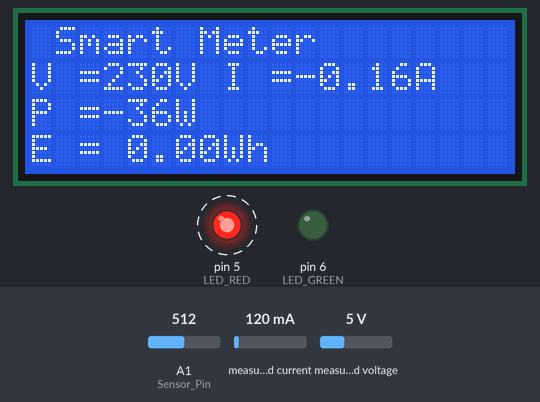
A sketch run on a simulated Arduino Uno, built with avr-gcc and run on an emulated ATmega328P. Shown: 20×4 character LCD, output pins drawn as LEDs (lit = HIGH). Dashed ring = blinking. The inputs (shaded band) are chosen by the test bench; at power-on: measured voltage 5 V, A1 (Sensor_Pin) = 512, measured current 120 mA. No radio packets arrive unless stated; what the sketch prints to the serial monitor is not drawn.

Above: at 1.2 s.
1.3 s: measured voltage set to 0.3 V
At 3.3 s:
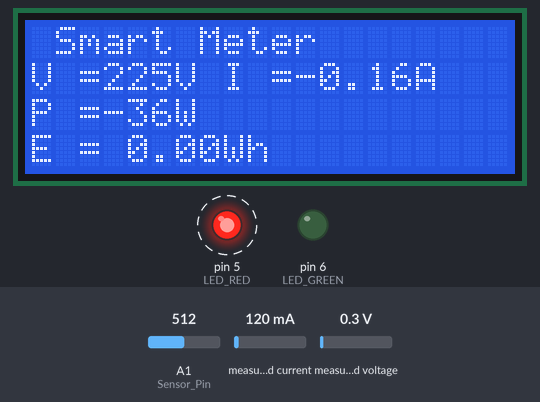
8.0 s: A1 (Sensor_Pin) set to 490
At 10.2 s:
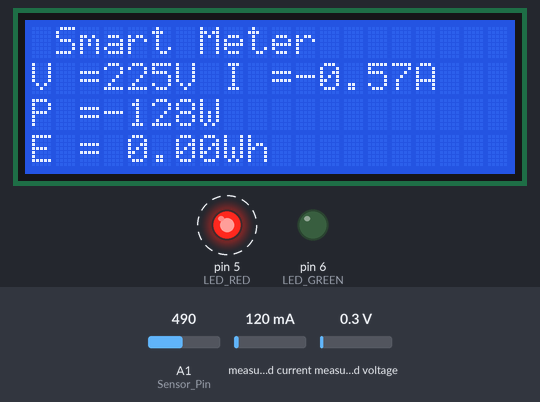
11.3 s: measured voltage set to 3.8 V
At 12.9 s:
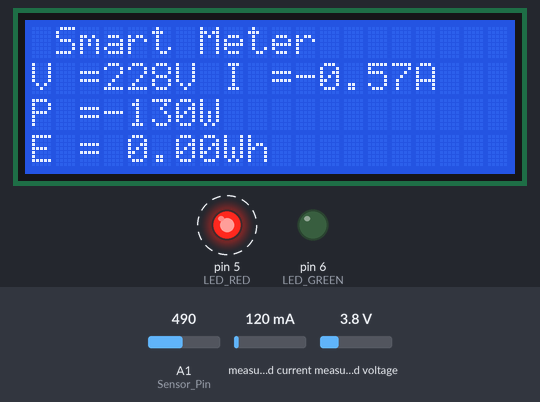
13.6 s: A1 (Sensor_Pin) set to 510
At 15.6 s:
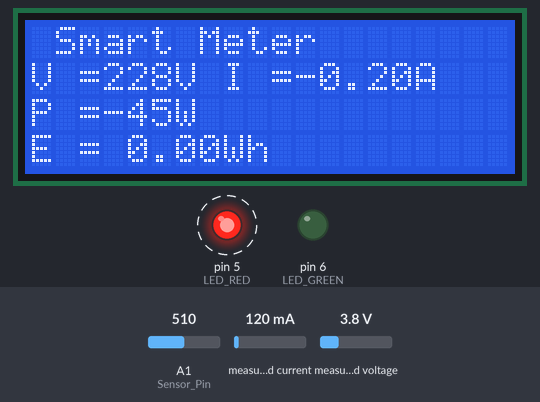
16.1 s: measured voltage set to 7.5 V
At 18.1 s:
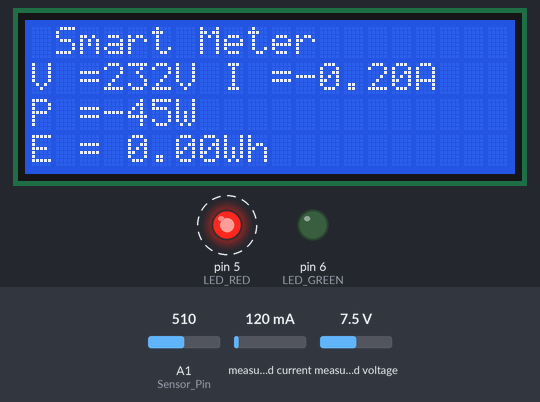
18.4 s: A1 (Sensor_Pin) set to 306
At 19.9 s:
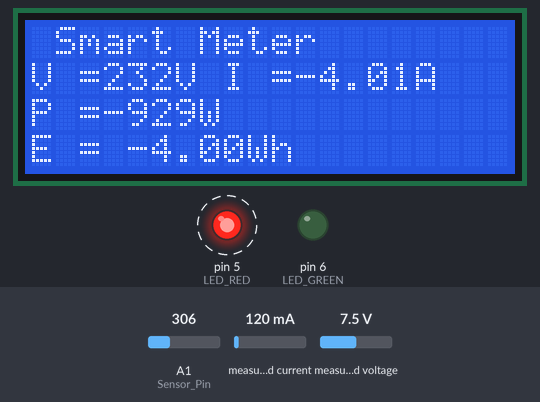
Timing chart, 0 to 21.8 s (numbered marks = the images above; inputs shaded):
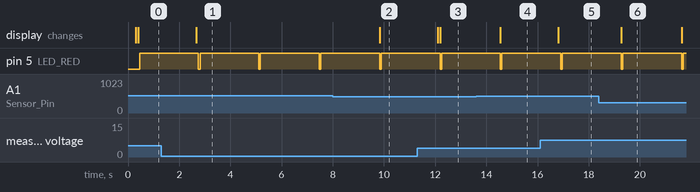

The sketch:

Smart_Energy_Meter_Arduino_nano_lora_sender.ino
```cpp
#include <Wire.h>
#include <LiquidCrystal_I2C.h>
#include <SPI.h>
#include <LoRa.h>
#include "EmonLib.h"

// I²C LCD: address 0x27, 20 cols × 4 rows
LiquidCrystal_I2C lcd(0x27, 20, 4);

// EnergyMonitor for voltage
EnergyMonitor emon1;

// Current sensor on A1
const int Sensor_Pin    = A1;
int sensitivity   = 185;   // 5 A module = 185 mV/A
int offsetVoltage = 2542;  // mV at zero current

// LoRa status LEDs
const int LED_RED    = 5;
const int LED_GREEN   = 6;

// keep track of accumulated energy
//float Energy = 0;
unsigned long lastMillis = 0;

void setup() {
  // ---- LCD init ----
  lcd.init();
  lcd.backlight();
  lcd.setCursor(0,0);
  lcd.print(" Smart Meter ");
  //delay(1000);
  //lcd.clear();

  // ---- Voltage sensor ----
  // A0, calibration 187, phase shift 1.7
  emon1.voltage(A0, 187.0, 1.7);

  // ---- LoRa init ----
  pinMode(LED_RED, OUTPUT);
  pinMode(LED_GREEN, OUTPUT);
  digitalWrite(LED_RED, LOW);
  digitalWrite(LED_GREEN, LOW);

  Serial.begin(9600);
  while (!Serial);

    if (!LoRa.begin(433E6)) {
    Serial.println("LoRa init failed!");
    digitalWrite(LED_GREEN, HIGH);
    while (1);
  }
  Serial.println("LoRa OK");
}

void loop() {
  //************************* Measure Voltage ******************************************
  emon1.calcVI(20,2000); // Calculate all. No.of half wavelengths (crossings), time-out
  int Voltage   = emon1.Vrms;  //extract Vrms into Variable

  lcd.setCursor(0,1);
  lcd.print("V =");
  lcd.print(Voltage);
  lcd.print("V ");
    //************************* Measure Current ******************************************
  unsigned int temp=0;
  float maxpoint = 0;
  for(int i=0;i<500;i++)
  {
    if(temp = analogRead(Sensor_Pin), temp>maxpoint)
    {
      maxpoint = temp;
    }
  }
  float ADCvalue = maxpoint;
  double eVoltage = (ADCvalue / 1024.0) * 5000; // Gets you mV
  double Current = ((eVoltage - offsetVoltage) / sensitivity);
  double AC_Current = ( Current ) / ( sqrt(2) );

  lcd.print("I =");
  lcd.print(AC_Current,2);
  lcd.print("A "); //unit for the current to be measured

  //************************* Measure Power ******************************************
  int Power = (Voltage * AC_Current);

  lcd.setCursor(0,2);
  lcd.print("P =");
  lcd.print(Power);
  lcd.print("W "); //unit for the current to be measured

  //************************* Measure Energy ******************************************
  long milisec = millis(); // calculate time in milliseconds
  long time=milisec/1000; // convert milliseconds to seconds

  float Energy = (Power*time)/3600; //Watt-sec is again convert to Watt-Hr by dividing 1hr(3600sec)
  lcd.setCursor(0,3);
  lcd.print("E = ");
  lcd.print(Energy);
  lcd.print("Wh   "); //unit for the current to be measured

  // ---- 5) Transmit over LoRa ----
  String payload = String(Voltage) + "," +
                   String(AC_Current,2) + "," +
                   String(Power,0) + "," +
                   String(Energy,2);

  digitalWrite(LED_RED, LOW);
  LoRa.beginPacket();
    LoRa.print(payload);
  LoRa.endPacket();
  digitalWrite(LED_RED, HIGH);

  Serial.print("Sent: ");
  Serial.println(payload);

  delay(2000);
}
```

Measured:
- after the input at 1.3 s, the display: changes after 1.4 s (image 1)
- after the input at 8.0 s, the display: changes after 1.8 s (image 2)
- after the input at 11.3 s, the display: first changes after 0.80 s (image 3 shows a later state)
- after the input at 13.6 s, the display: changes after 0.95 s (image 4)
- after the input at 16.1 s, the display: changes after 0.72 s (image 5)
- after the input at 18.4 s, the display: changes after 0.87 s (image 6)
- by itself, pin 5 (LED_RED): alternates HIGH for 2.3 s and LOW for 0.06 s
